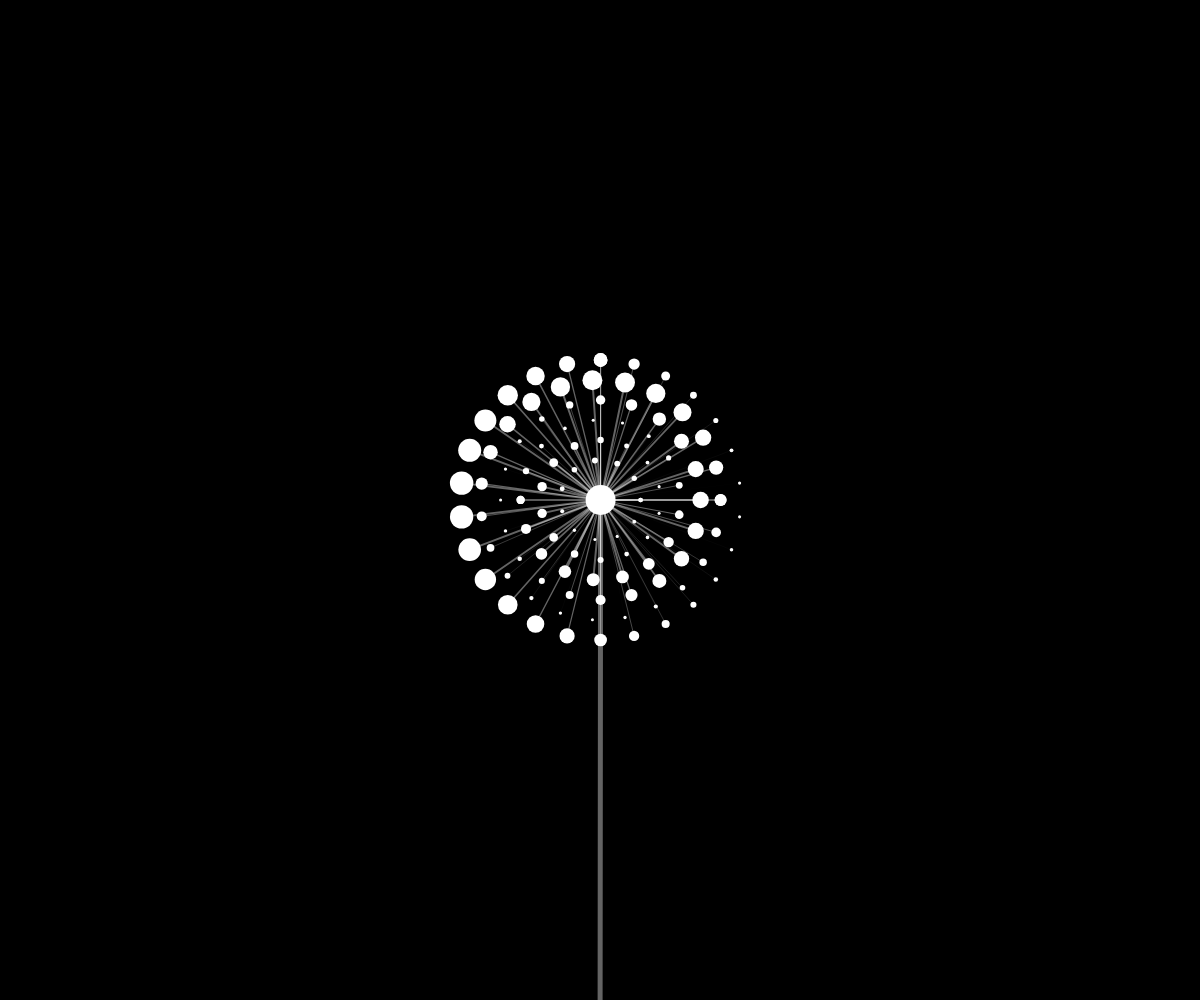
Frame 1 (no input)
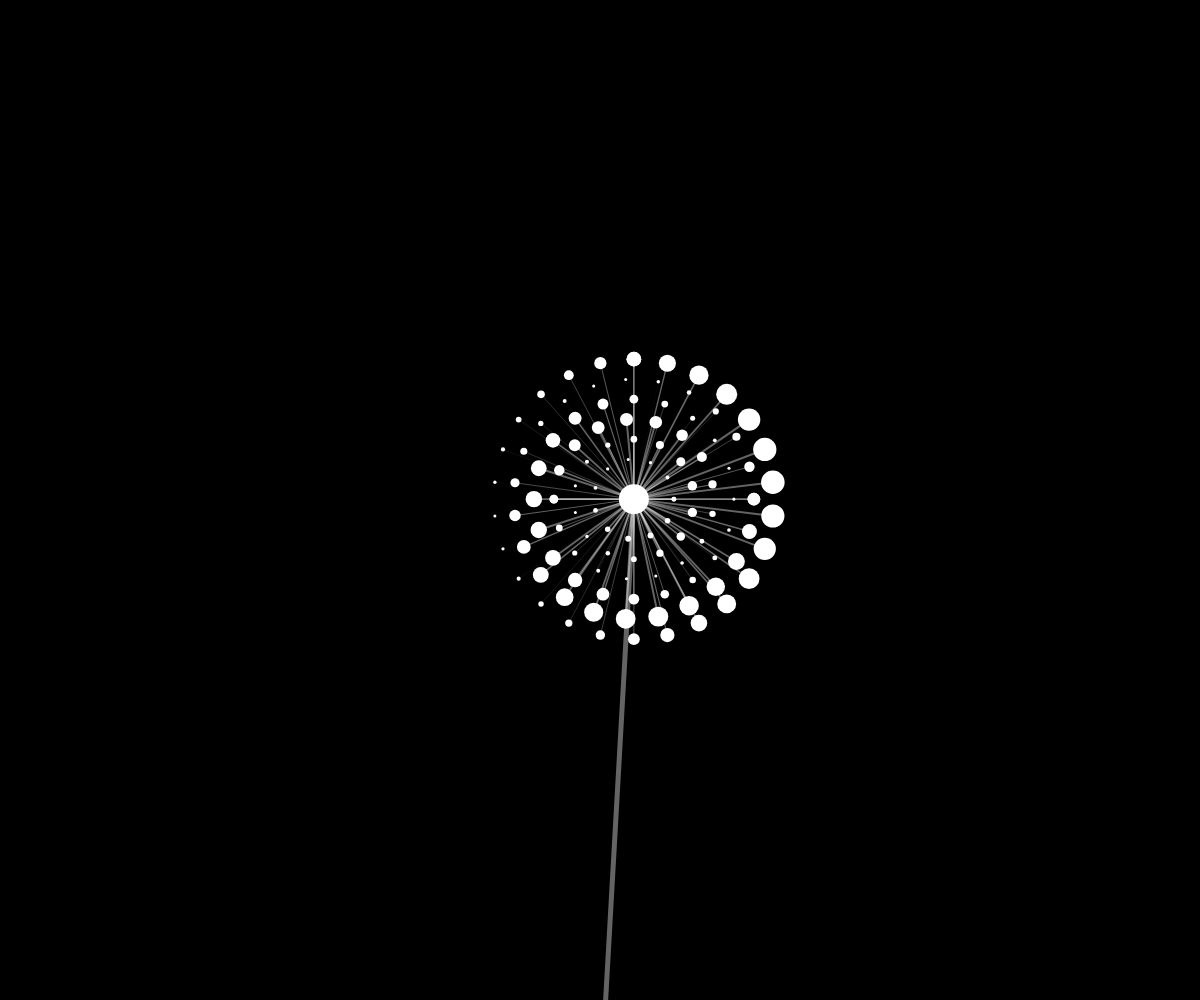
Frame 60 (no input)
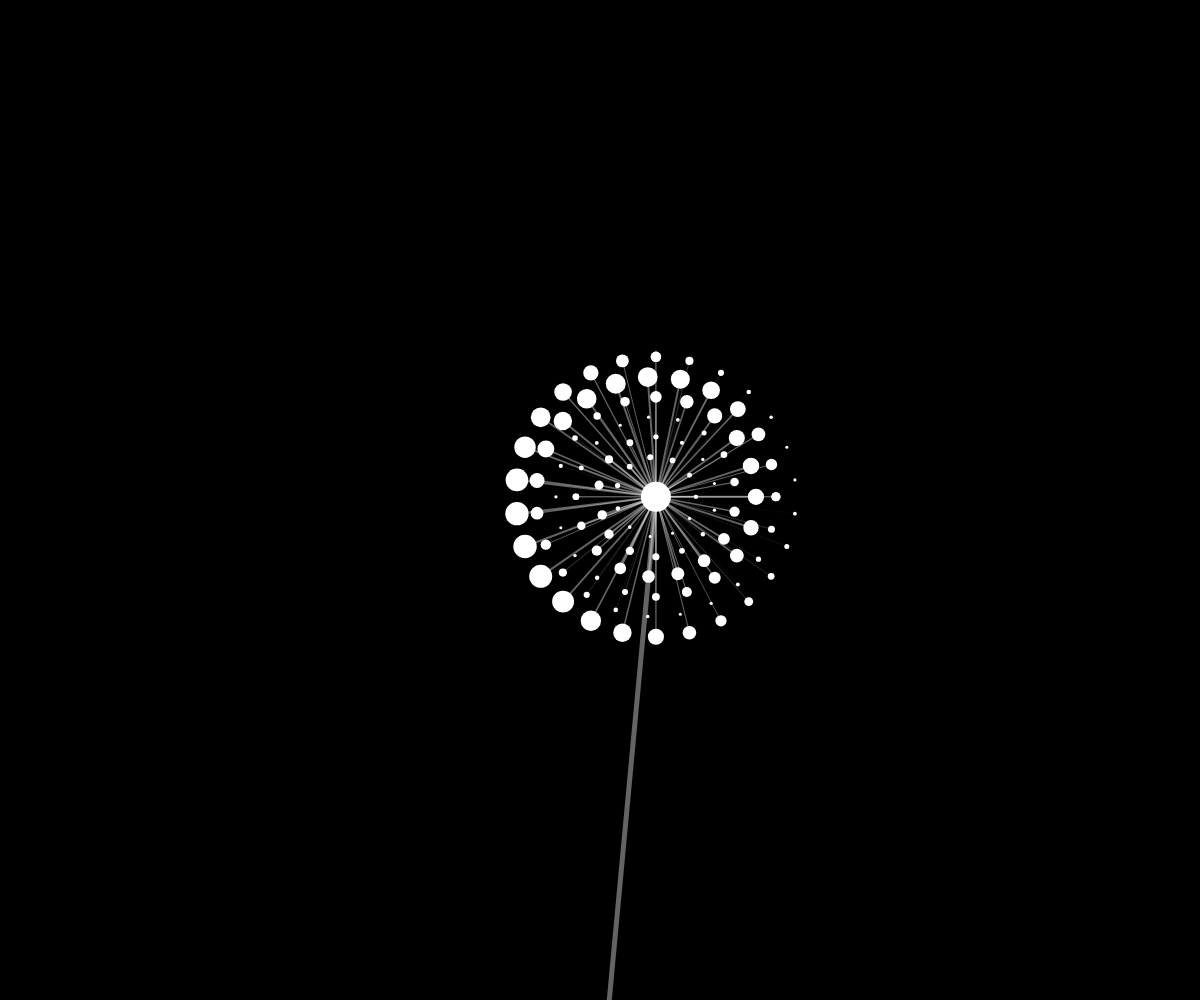
Frame 120 (the mouse pressed at the canvas centre since frame 60)

The p5.js sketch that drew these frames (run headless with seeded random() and noise() and a simulated clock; from frame 60 on, the mouse is pressed at the canvas centre):

// p5.js sketch
// ── sketch.js
function setup() {
  createCanvas(windowWidth, windowHeight);
}

function draw() {
  background(0);
  translate(width / 2, height / 2);
  push();
  fill(255);
  stroke(255, 100);
  strokeWeight(5);
  let x = map(sin(frameCount * 0.01), -1, 1, -60, 60);
  let y = map(cos(frameCount * 0.01), -1, 1, -10, 0);
  line(x, y, 0, 600);
  pop();
  for (let r = 0; r < 6; r++) {
    for (let i = 0; i < 2 * PI; i += (2 * PI) / (11 + r * 3)) {
      let x1 = x + sin((PI / 2) * (r + 1) + i) * (40 + r * 20);
      let y1 = y + cos((PI / 2) * (r + 1) + i) * (40 + r * 20);
      let dmouse = dist(x1 + width / 2, y1 + height / 2, mouseX, mouseY);
      if (dmouse <= 20) {
        y1 += map(dmouse, 0, 20, 10, 0);
        x1 += map(dmouse, 0, 20, 10, 0);
      }
      fill(255);
      stroke(255, 100);
      strokeWeight(map(sin(i + frameCount * 0.05), -1, 1, 0.01, 2));
      line(x1, y1, x, y);
      noStroke();
      circle(x1, y1, map(sin(i + frameCount * 0.05), -1, 1, 3, 6 + r * 3.5));
    }
  }
  circle(x, y, 30);
}
